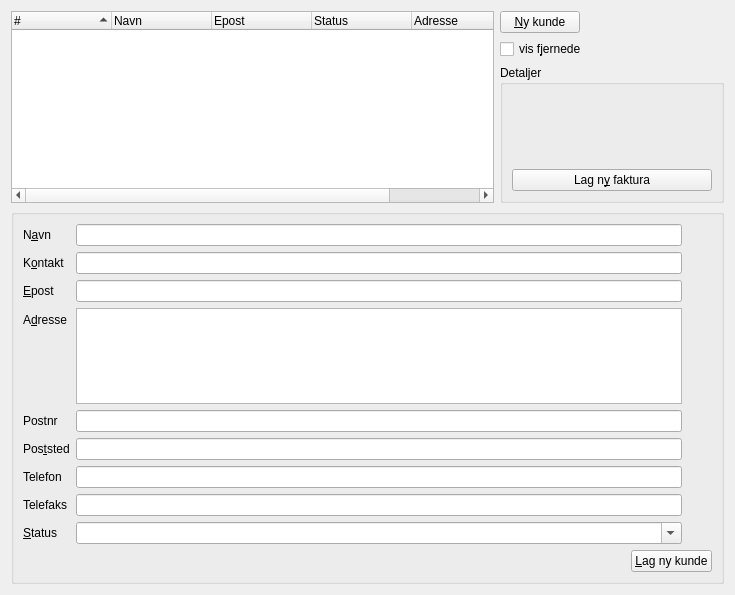
          <widget class="QWidget" name="tab_2">
           <attribute name="title">
            <string>&amp;Kunder</string>
           </attribute>
           <layout class="QGridLayout" name="gridLayout_2">
            <item row="4" column="0" colspan="3">
             <widget class="QGroupBox" name="kundeInfo">
              <property name="title">
               <string/>
              </property>
              <property name="flat">
               <bool>true</bool>
              </property>
              <layout class="QGridLayout" name="gridLayout">
               <item row="1" column="0" colspan="2">
                <layout class="QHBoxLayout" name="horizontalLayout_6">
                 <item>
                  <spacer name="horizontalSpacer_2">
                   <property name="orientation">
                    <enum>Qt::Horizontal</enum>
                   </property>
                   <property name="sizeHint" stdset="0">
                    <size>
                     <width>608</width>
                     <height>20</height>
                    </size>
                   </property>
                  </spacer>
                 </item>
                 <item>
                  <widget class="QPushButton" name="kundeInfoEndre">
                   <property name="text">
                    <string>&amp;Lag ny kunde</string>
                   </property>
                   <property name="shortcut">
                    <string>Alt+L</string>
                   </property>
                  </widget>
                 </item>
                </layout>
               </item>
               <item row="0" column="0">
                <layout class="QFormLayout" name="formLayout">
                 <property name="fieldGrowthPolicy">
                  <enum>QFormLayout::ExpandingFieldsGrow</enum>
                 </property>
                 <item row="1" column="0">
                  <widget class="QLabel" name="textLabel2">
                   <property name="text">
                    <string>N&amp;avn</string>
                   </property>
                   <property name="wordWrap">
                    <bool>false</bool>
                   </property>
                   <property name="buddy">
                    <cstring>kundeInfoNavn</cstring>
                   </property>
                  </widget>
                 </item>
                 <item row="1" column="1">
                  <widget class="QLineEdit" name="kundeInfoNavn"/>
                 </item>
                 <item row="2" column="0">
                  <widget class="QLabel" name="textLabel2_3_2">
                   <property name="text">
                    <string>K&amp;ontakt</string>
                   </property>
                   <property name="textFormat">
                    <enum>Qt::PlainText</enum>
                   </property>
                   <property name="wordWrap">
                    <bool>false</bool>
                   </property>
                   <property name="buddy">
                    <cstring>kundeInfoKontaktperson</cstring>
                   </property>
                  </widget>
                 </item>
                 <item row="2" column="1">
                  <widget class="QLineEdit" name="kundeInfoKontaktperson"/>
                 </item>
                 <item row="3" column="0">
                  <widget class="QLabel" name="textLabel2_3">
                   <property name="text">
                    <string>&amp;Epost</string>
                   </property>
                   <property name="wordWrap">
                    <bool>false</bool>
                   </property>
                   <property name="buddy">
                    <cstring>kundeInfoEpost</cstring>
                   </property>
                  </widget>
                 </item>
                 <item row="3" column="1">
                  <widget class="QLineEdit" name="kundeInfoEpost"/>
                 </item>
                 <item row="4" column="0">
                  <widget class="QLabel" name="textLabel3">
                   <property name="text">
                    <string>A&amp;dresse</string>
                   </property>
                   <property name="wordWrap">
                    <bool>false</bool>
                   </property>
                   <property name="buddy">
                    <cstring>kundeInfoAdresse</cstring>
                   </property>
                  </widget>
                 </item>
                 <item row="4" column="1">
                  <widget class="QPlainTextEdit" name="kundeInfoAdresse">
                   <property name="maximumSize">
                    <size>
                     <width>16777215</width>
                     <height>96</height>
                    </size>
                   </property>
                   <property name="tabChangesFocus">
                    <bool>true</bool>
                   </property>
                  </widget>
                 </item>
                 <item row="7" column="1">
                  <widget class="QLineEdit" name="kundeInfoPostnummer">
                   <property name="sizePolicy">
                    <sizepolicy hsizetype="Expanding" vsizetype="Fixed">
                     <horstretch>4</horstretch>
                     <verstretch>0</verstretch>
                    </sizepolicy>
                   </property>
                   <property name="toolTip">
                    <string>Sett inn norsk postnummer</string>
                   </property>
                   <property name="inputMask">
                    <string comment="Kommentar: Sett inn norsk postnummer">0000; </string>
                   </property>
                  </widget>
                 </item>
                 <item row="9" column="0">
                  <widget class="QLabel" name="textLabel1_3_3_2_4">
                   <property name="text">
                    <string>Telefon</string>
                   </property>
                   <property name="wordWrap">
                    <bool>false</bool>
                   </property>
                   <property name="buddy">
                    <cstring>kundeInfoTelefon</cstring>
                   </property>
                  </widget>
                 </item>
                 <item row="9" column="1">
                  <widget class="QLineEdit" name="kundeInfoTelefon">
                   <property name="sizePolicy">
                    <sizepolicy hsizetype="MinimumExpanding" vsizetype="Fixed">
                     <horstretch>1</horstretch>
                     <verstretch>0</verstretch>
                    </sizepolicy>
                   </property>
                   <property name="inputMask">
                    <string>00000000; </string>
                   </property>
                  </widget>
                 </item>
                 <item row="11" column="0">
                  <widget class="QLabel" name="textLabel1_3_3_3_4">
                   <property name="text">
                    <string>Telefaks</string>
                   </property>
                   <property name="wordWrap">
                    <bool>false</bool>
                   </property>
                   <property name="buddy">
                    <cstring>kundeInfoTelefaks</cstring>
                   </property>
                  </widget>
                 </item>
                 <item row="11" column="1">
                  <widget class="QLineEdit" name="kundeInfoTelefaks">
                   <property name="sizePolicy">
                    <sizepolicy hsizetype="Expanding" vsizetype="Fixed">
                     <horstretch>1</horstretch>
                     <verstretch>0</verstretch>
                    </sizepolicy>
                   </property>
                   <property name="inputMask">
                    <string>00000000; </string>
                   </property>
                  </widget>
                 </item>
                 <item row="12" column="0">
                  <widget class="QLabel" name="textLabel4">
                   <property name="text">
                    <string>&amp;Status</string>
                   </property>
                   <property name="wordWrap">
                    <bool>false</bool>
                   </property>
                   <property name="buddy">
                    <cstring>kundeInfoStatus</cstring>
                   </property>
                  </widget>
                 </item>
                 <item row="12" column="1">
                  <widget class="QComboBox" name="kundeInfoStatus">
                   <property name="sizePolicy">
                    <sizepolicy hsizetype="MinimumExpanding" vsizetype="Fixed">
                     <horstretch>0</horstretch>
                     <verstretch>0</verstretch>
                    </sizepolicy>
                   </property>
                   <property name="editable">
                    <bool>true</bool>
                   </property>
                   <property name="insertPolicy">
                    <enum>QComboBox::InsertAtCurrent</enum>
                   </property>
                   <property name="sizeAdjustPolicy">
                    <enum>QComboBox::AdjustToContents</enum>
                   </property>
                  </widget>
                 </item>
                 <item row="8" column="1">
                  <widget class="QLineEdit" name="kundeInfoPoststed">
                   <property name="sizePolicy">
                    <sizepolicy hsizetype="Expanding" vsizetype="Fixed">
                     <horstretch>0</horstretch>
                     <verstretch>0</verstretch>
                    </sizepolicy>
                   </property>
                  </widget>
                 </item>
                 <item row="8" column="0">
                  <widget class="QLabel" name="textLabel1_3_4_2">
                   <property name="text">
                    <string>Pos&amp;tsted</string>
                   </property>
                   <property name="wordWrap">
                    <bool>false</bool>
                   </property>
                   <property name="buddy">
                    <cstring>kundeInfoPoststed</cstring>
                   </property>
                  </widget>
                 </item>
                 <item row="7" column="0">
                  <widget class="QLabel" name="textLabel1_3_3_5">
                   <property name="text">
                    <string>Postnr</string>
                   </property>
                   <property name="wordWrap">
                    <bool>false</bool>
                   </property>
                   <property name="buddy">
                    <cstring>kundeInfoPostnummer</cstring>
                   </property>
                  </widget>
                 </item>
                </layout>
               </item>
               <item row="0" column="1">
                <layout class="QVBoxLayout" name="verticalLayout">
                 <item>
                  <widget class="QLabel" name="kundeInfoKryss">
                   <property name="minimumSize">
                    <size>
                     <width>24</width>
                     <height>24</height>
                    </size>
                   </property>
                   <property name="maximumSize">
                    <size>
                     <width>24</width>
                     <height>24</height>
                    </size>
                   </property>
                   <property name="text">
                    <string/>
                   </property>
                   <property name="pixmap">
                    <pixmap resource="../../faktura.qrc">:/pix/cross.svg</pixmap>
                   </property>
                   <property name="scaledContents">
                    <bool>true</bool>
                   </property>
                  </widget>
                 </item>
                 <item>
                  <spacer name="verticalSpacer">
                   <property name="orientation">
                    <enum>Qt::Vertical</enum>
                   </property>
                   <property name="sizeHint" stdset="0">
                    <size>
                     <width>20</width>
                     <height>220</height>
                    </size>
                   </property>
                  </spacer>
                 </item>
                </layout>
               </item>
              </layout>
              <zorder></zorder>
             </widget>
            </item>
            <item row="0" column="0" rowspan="4" colspan="2">
             <widget class="QTreeWidget" name="kundeKundeliste">
              <property name="sizePolicy">
               <sizepolicy hsizetype="Expanding" vsizetype="Expanding">
                <horstretch>2</horstretch>
                <verstretch>1</verstretch>
               </sizepolicy>
              </property>
              <property name="editTriggers">
               <set>QAbstractItemView::NoEditTriggers</set>
              </property>
              <property name="showDropIndicator" stdset="0">
               <bool>false</bool>
              </property>
              <property name="alternatingRowColors">
               <bool>true</bool>
              </property>
              <property name="rootIsDecorated">
               <bool>false</bool>
              </property>
              <property name="uniformRowHeights">
               <bool>true</bool>
              </property>
              <property name="itemsExpandable">
               <bool>false</bool>
              </property>
              <property name="sortingEnabled">
               <bool>true</bool>
              </property>
              <property name="animated">
               <bool>true</bool>
              </property>
              <property name="allColumnsShowFocus">
               <bool>true</bool>
              </property>
              <property name="expandsOnDoubleClick">
               <bool>false</bool>
              </property>
              <column>
               <property name="text">
                <string>#</string>
               </property>
              </column>
              <column>
               <property name="text">
                <string>Navn</string>
               </property>
              </column>
              <column>
               <property name="text">
                <string>Epost</string>
               </property>
              </column>
              <column>
               <property name="text">
                <string>Status</string>
               </property>
              </column>
              <column>
               <property name="text">
                <string>Adresse</string>
               </property>
              </column>
              <column>
               <property name="text">
                <string>Telefon</string>
               </property>
              </column>
             </widget>
            </item>
            <item row="1" column="2">
             <widget class="QCheckBox" name="kundeVisFjernede">
              <property name="sizePolicy">
               <sizepolicy hsizetype="Maximum" vsizetype="Fixed">
                <horstretch>0</horstretch>
                <verstretch>0</verstretch>
               </sizepolicy>
              </property>
              <property name="text">
               <string>vis f&amp;jernede</string>
              </property>
              <property name="shortcut">
               <string>Alt+J</string>
              </property>
             </widget>
            </item>
            <item row="2" column="2" rowspan="2">
             <widget class="QGroupBox" name="groupBox">
              <property name="title">
               <string>Detaljer</string>
              </property>
              <layout class="QGridLayout" name="gridLayout_14">
               <item row="0" column="0">
                <widget class="QLabel" name="kundeDetaljerTekst">
                 <property name="sizePolicy">
                  <sizepolicy hsizetype="Minimum" vsizetype="MinimumExpanding">
                   <horstretch>0</horstretch>
                   <verstretch>1</verstretch>
                  </sizepolicy>
                 </property>
                 <property name="minimumSize">
                  <size>
                   <width>200</width>
                   <height>0</height>
                  </size>
                 </property>
                 <property name="textFormat">
                  <enum>Qt::RichText</enum>
                 </property>
                 <property name="alignment">
                  <set>Qt::AlignLeading|Qt::AlignLeft|Qt::AlignTop</set>
                 </property>
                 <property name="wordWrap">
                  <bool>true</bool>
                 </property>
                </widget>
               </item>
               <item row="1" column="0">
                <widget class="QPushButton" name="kundeNyFaktura">
                 <property name="toolTip">
                  <string>Oppretter en ny faktura til denne kunden</string>
                 </property>
                 <property name="text">
                  <string>Lag n&amp;y faktura</string>
                 </property>
                 <property name="shortcut">
                  <string>Alt+Y</string>
                 </property>
                </widget>
               </item>
              </layout>
             </widget>
            </item>
            <item row="0" column="2">
             <widget class="QPushButton" name="kundeNy">
              <property name="sizePolicy">
               <sizepolicy hsizetype="Maximum" vsizetype="Fixed">
                <horstretch>0</horstretch>
                <verstretch>0</verstretch>
               </sizepolicy>
              </property>
              <property name="text">
               <string>&amp;Ny kunde</string>
              </property>
              <property name="shortcut">
               <string>Alt+N</string>
              </property>
             </widget>
            </item>
           </layout>
          </widget>
